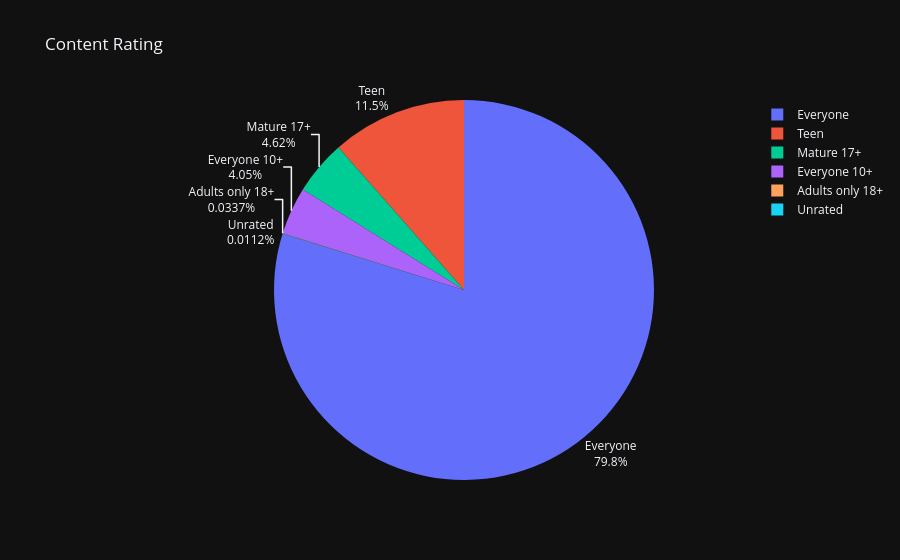

The cell this chart's notebook holds for it:
### Code cell
fig.show()

### Figure 1 — Plotly figure (JSON) as saved in the notebook; plotly's stock layout.template omitted (floating-point values rounded to 4 significant figures)
{"data": [{"domain": {"x": [0.0, 1.0], "y": [0.0, 1.0]}, "hovertemplate": "label=%{label}<br>value=%{value}<extra></extra>", "labels": ["Everyone", "Teen", "Mature 17+", "Everyone 10+", "Adults only 18+", "Unrated"], "legendgroup": "", "name": "", "showlegend": true, "values": [7094, 1022, 411, 360, 3, 1], "type": "pie", "textinfo": "percent+label", "textposition": "outside"}], "layout": {"legend": {"tracegroupgap": 0}, "title": {"text": "Content Rating"}}}
